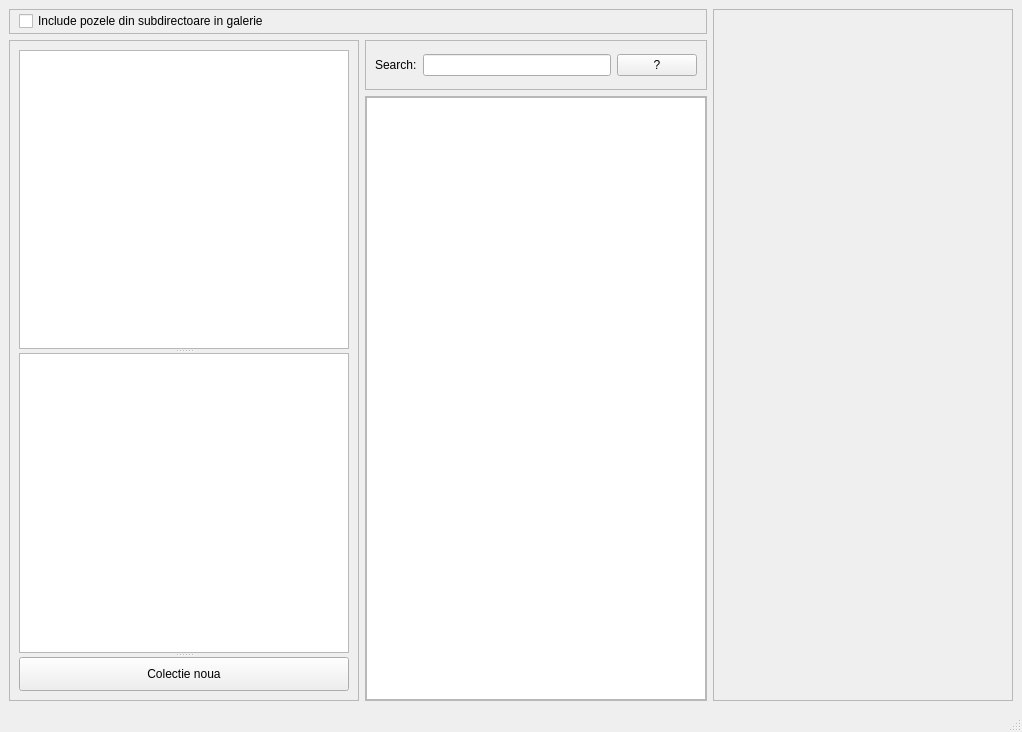
<?xml version="1.0" encoding="UTF-8"?>
<ui version="4.0">
 <class>MainWindow</class>
 <widget class="QMainWindow" name="MainWindow">
  <property name="geometry">
   <rect>
    <x>0</x>
    <y>0</y>
    <width>1022</width>
    <height>732</height>
   </rect>
  </property>
  <property name="windowTitle">
   <string>MainWindow</string>
  </property>
  <widget class="QWidget" name="centralwidget">
   <layout class="QGridLayout" name="gridLayout" columnstretch="0,0,0" rowminimumheight="0,0,0">
    <item row="0" column="2" rowspan="3">
     <widget class="QFrame" name="metadataFrame">
      <property name="minimumSize">
       <size>
        <width>300</width>
        <height>0</height>
       </size>
      </property>
      <property name="frameShape">
       <enum>QFrame::Shape::StyledPanel</enum>
      </property>
      <property name="frameShadow">
       <enum>QFrame::Shadow::Raised</enum>
      </property>
      <layout class="QVBoxLayout" name="verticalLayout_2">
       <item>
        <widget class="QLabel" name="previewLabel">
         <property name="text">
          <string/>
         </property>
        </widget>
       </item>
       <item>
        <widget class="QLabel" name="infoLabel">
         <property name="text">
          <string/>
         </property>
         <property name="wordWrap">
          <bool>true</bool>
         </property>
        </widget>
       </item>
      </layout>
     </widget>
    </item>
    <item row="1" column="0" rowspan="2">
     <widget class="QFrame" name="menuFrame">
      <property name="minimumSize">
       <size>
        <width>350</width>
        <height>0</height>
       </size>
      </property>
      <property name="frameShape">
       <enum>QFrame::Shape::StyledPanel</enum>
      </property>
      <property name="frameShadow">
       <enum>QFrame::Shadow::Raised</enum>
      </property>
      <layout class="QVBoxLayout" name="verticalLayout_3">
       <item>
        <widget class="QSplitter" name="splitter">
         <property name="orientation">
          <enum>Qt::Orientation::Vertical</enum>
         </property>
         <widget class="QTreeView" name="treeViewFolders"/>
         <widget class="QListWidget" name="smartAlbumWidget"/>
         <widget class="QPushButton" name="bttnAddSmartAlbum">
          <property name="text">
           <string>Colectie noua</string>
          </property>
         </widget>
        </widget>
       </item>
      </layout>
     </widget>
    </item>
    <item row="1" column="1">
     <widget class="QFrame" name="searchBarFrame">
      <property name="minimumSize">
       <size>
        <width>0</width>
        <height>50</height>
       </size>
      </property>
      <property name="maximumSize">
       <size>
        <width>16777215</width>
        <height>50</height>
       </size>
      </property>
      <property name="frameShape">
       <enum>QFrame::Shape::StyledPanel</enum>
      </property>
      <property name="frameShadow">
       <enum>QFrame::Shadow::Raised</enum>
      </property>
      <layout class="QHBoxLayout" name="horizontalLayout">
       <item>
        <widget class="QLabel" name="label">
         <property name="text">
          <string>Search:</string>
         </property>
        </widget>
       </item>
       <item>
        <widget class="QLineEdit" name="searchBar"/>
       </item>
       <item>
        <widget class="QPushButton" name="searchButton">
         <property name="text">
          <string>?</string>
         </property>
        </widget>
       </item>
      </layout>
     </widget>
    </item>
    <item row="2" column="1">
     <widget class="QFrame" name="supportFrame">
      <property name="sizePolicy">
       <sizepolicy hsizetype="Expanding" vsizetype="Expanding">
        <horstretch>0</horstretch>
        <verstretch>0</verstretch>
       </sizepolicy>
      </property>
      <property name="frameShape">
       <enum>QFrame::Shape::StyledPanel</enum>
      </property>
      <property name="frameShadow">
       <enum>QFrame::Shadow::Raised</enum>
      </property>
      <layout class="QVBoxLayout" name="verticalLayout">
       <property name="spacing">
        <number>0</number>
       </property>
       <property name="leftMargin">
        <number>0</number>
       </property>
       <property name="topMargin">
        <number>0</number>
       </property>
       <property name="rightMargin">
        <number>0</number>
       </property>
       <property name="bottomMargin">
        <number>0</number>
       </property>
       <item>
        <widget class="QListView" name="photoView"/>
       </item>
      </layout>
     </widget>
    </item>
    <item row="0" column="0" colspan="2">
     <widget class="QFrame" name="frame">
      <property name="minimumSize">
       <size>
        <width>0</width>
        <height>25</height>
       </size>
      </property>
      <property name="frameShape">
       <enum>QFrame::Shape::StyledPanel</enum>
      </property>
      <property name="frameShadow">
       <enum>QFrame::Shadow::Raised</enum>
      </property>
      <widget class="QCheckBox" name="checkRecursive">
       <property name="geometry">
        <rect>
         <x>10</x>
         <y>0</y>
         <width>251</width>
         <height>24</height>
        </rect>
       </property>
       <property name="text">
        <string>Include pozele din subdirectoare in galerie</string>
       </property>
      </widget>
     </widget>
    </item>
   </layout>
  </widget>
  <widget class="QStatusBar" name="statusbar"/>
  <widget class="QMenuBar" name="menubar">
   <property name="geometry">
    <rect>
     <x>0</x>
     <y>0</y>
     <width>1022</width>
     <height>33</height>
    </rect>
   </property>
  </widget>
 </widget>
 <resources/>
 <connections/>
</ui>
